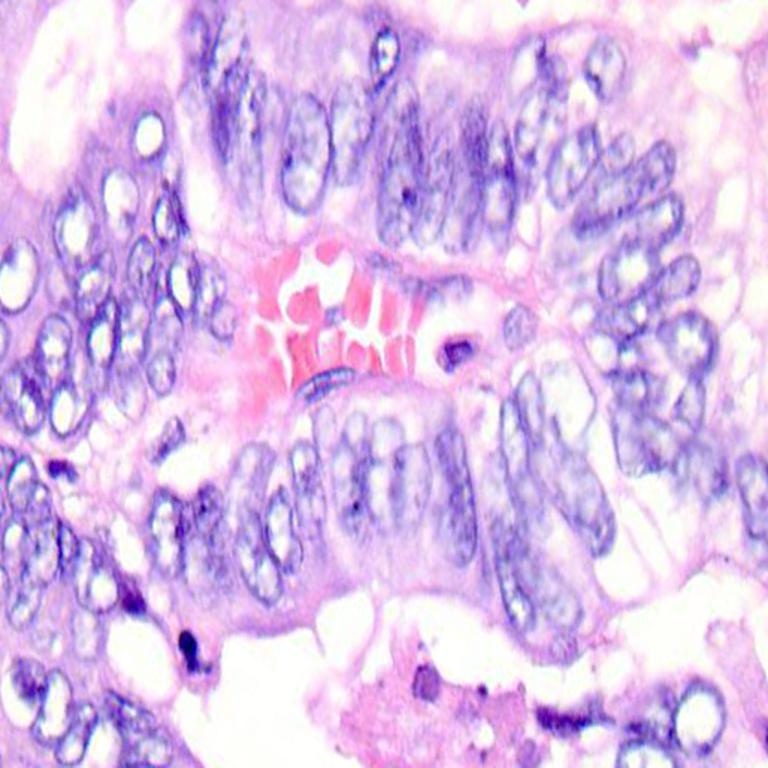
#> input picture colonca10.jpeg, 768 x 768 px
$ python 03_enhancement.py
#> lines starting #> are read from the running program, lines starting #| are printed output that depends on the picture
import cv2
import numpy as np

# Load the image
image = cv2.imread('colonca10.jpeg', cv2.IMREAD_COLOR)
#> image is the input picture: shape (768, 768, 3); mean B, G, R 233.8, 188.9, 218.7

# Apply Gaussian blur for noise reduction
blurred_image = cv2.GaussianBlur(image, (5, 5), 0)

# Convert the blurred image to grayscale
gray_image = cv2.cvtColor(blurred_image, cv2.COLOR_BGR2GRAY)
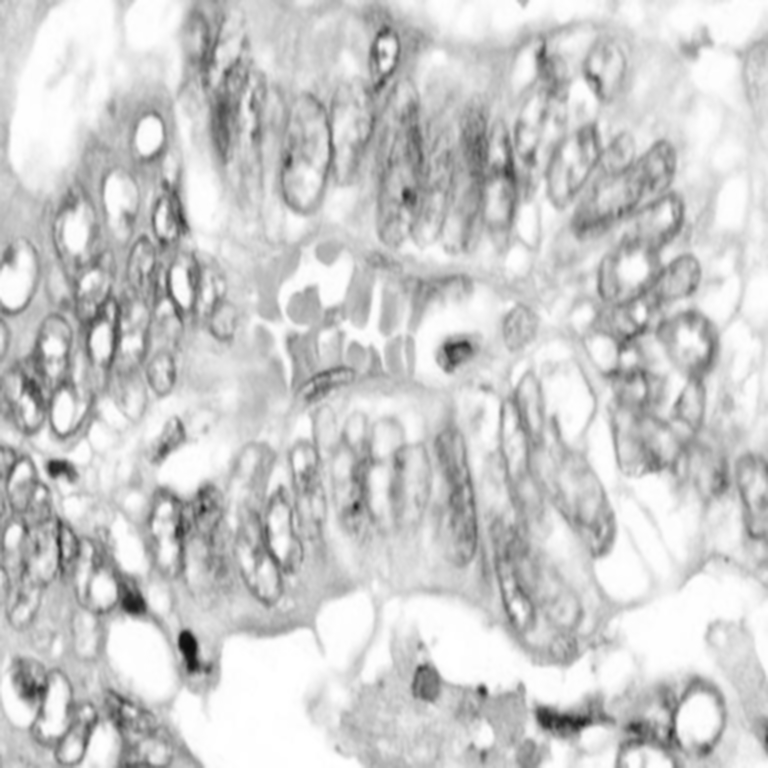
#> gray_image: shape (768, 768); min 13, max 255, mean 202.9

# Enhance contrast in the grayscale image using histogram equalization
equalized_image = cv2.equalizeHist(gray_image)
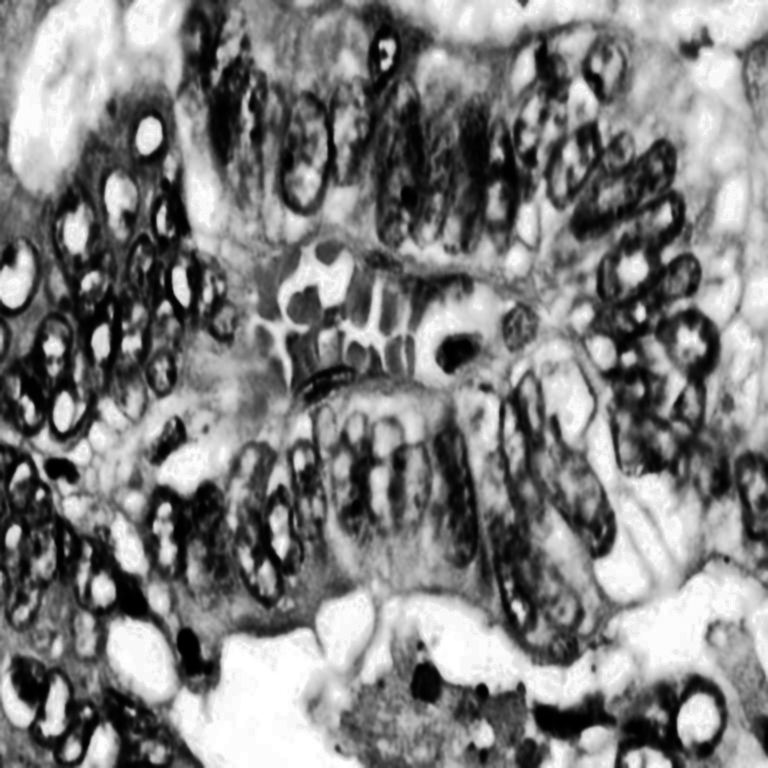
#> equalized_image: shape (768, 768); min 0, max 255, mean 128.7

# Convert the equalized grayscale image back to BGR color format
enhanced_image = cv2.cvtColor(equalized_image, cv2.COLOR_GRAY2BGR)

# Display the enhanced image
cv2.imshow('Enhanced Image', enhanced_image)
cv2.waitKey(0)
cv2.destroyAllWindows()

# Save the enhanced image to a file
cv2.imwrite('enhanced_image.png', enhanced_image)


#mala mahit nhi ki image la aapn B/W madhe convert kea pahije ki nahi, please review it
